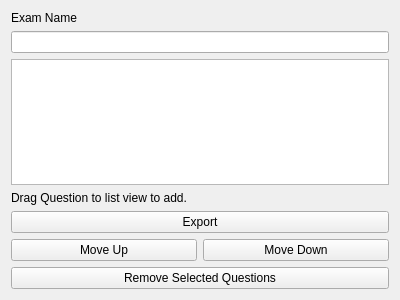
<?xml version="1.0" encoding="UTF-8"?>
<ui version="4.0">
 <class>wally::qtfront::ExamView</class>
 <widget class="QWidget" name="wally::qtfront::ExamView">
  <property name="geometry">
   <rect>
    <x>0</x>
    <y>0</y>
    <width>400</width>
    <height>300</height>
   </rect>
  </property>
  <property name="windowTitle">
   <string>Form</string>
  </property>
  <layout class="QVBoxLayout" name="verticalLayout">
   <item>
    <widget class="QLabel" name="label_2">
     <property name="text">
      <string>Exam Name</string>
     </property>
    </widget>
   </item>
   <item>
    <widget class="exam_view_sub::NameEdit" name="edit_name"/>
   </item>
   <item>
    <widget class="qtfront::exam_view_sub::ListView" name="listView"/>
   </item>
   <item>
    <widget class="QLabel" name="label">
     <property name="text">
      <string>Drag Question to list view to add.</string>
     </property>
    </widget>
   </item>
   <item>
    <widget class="QPushButton" name="btn_export">
     <property name="text">
      <string>Export</string>
     </property>
    </widget>
   </item>
   <item>
    <layout class="QHBoxLayout" name="horizontalLayout">
     <item>
      <widget class="QPushButton" name="btn_moveUp">
       <property name="text">
        <string>Move Up</string>
       </property>
      </widget>
     </item>
     <item>
      <widget class="QPushButton" name="btn_moveDown">
       <property name="text">
        <string>Move Down</string>
       </property>
      </widget>
     </item>
    </layout>
   </item>
   <item>
    <widget class="QPushButton" name="btn_removeSelectedQuestions">
     <property name="text">
      <string>Remove Selected Questions</string>
     </property>
    </widget>
   </item>
  </layout>
 </widget>
 <customwidgets>
  <customwidget>
   <class>qtfront::exam_view_sub::ListView</class>
   <extends>QListView</extends>
   <header>qtfront/exam_view_sub/list_view.h</header>
  </customwidget>
  <customwidget>
   <class>exam_view_sub::NameEdit</class>
   <extends>QLineEdit</extends>
   <header>qtfront/exam_view_sub/name_edit.h</header>
  </customwidget>
 </customwidgets>
 <resources/>
 <connections/>
</ui>
